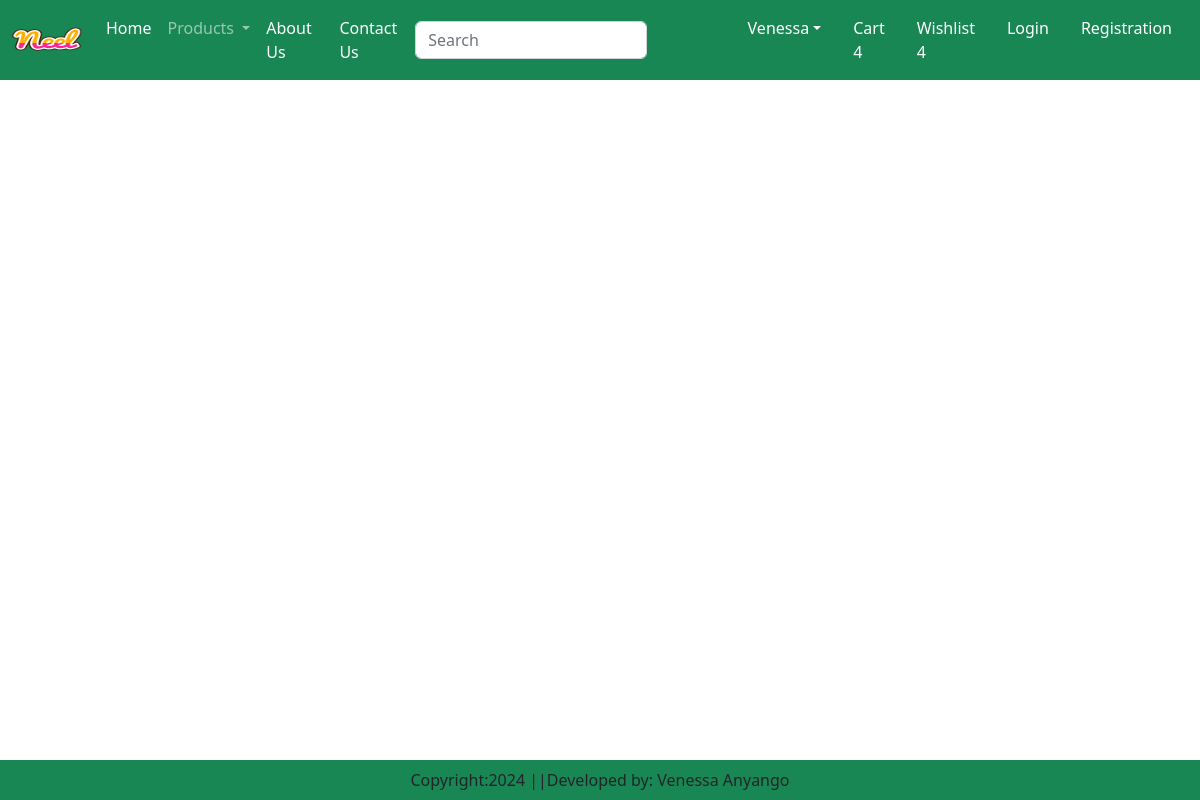
Before: /category/MS with the older database file.
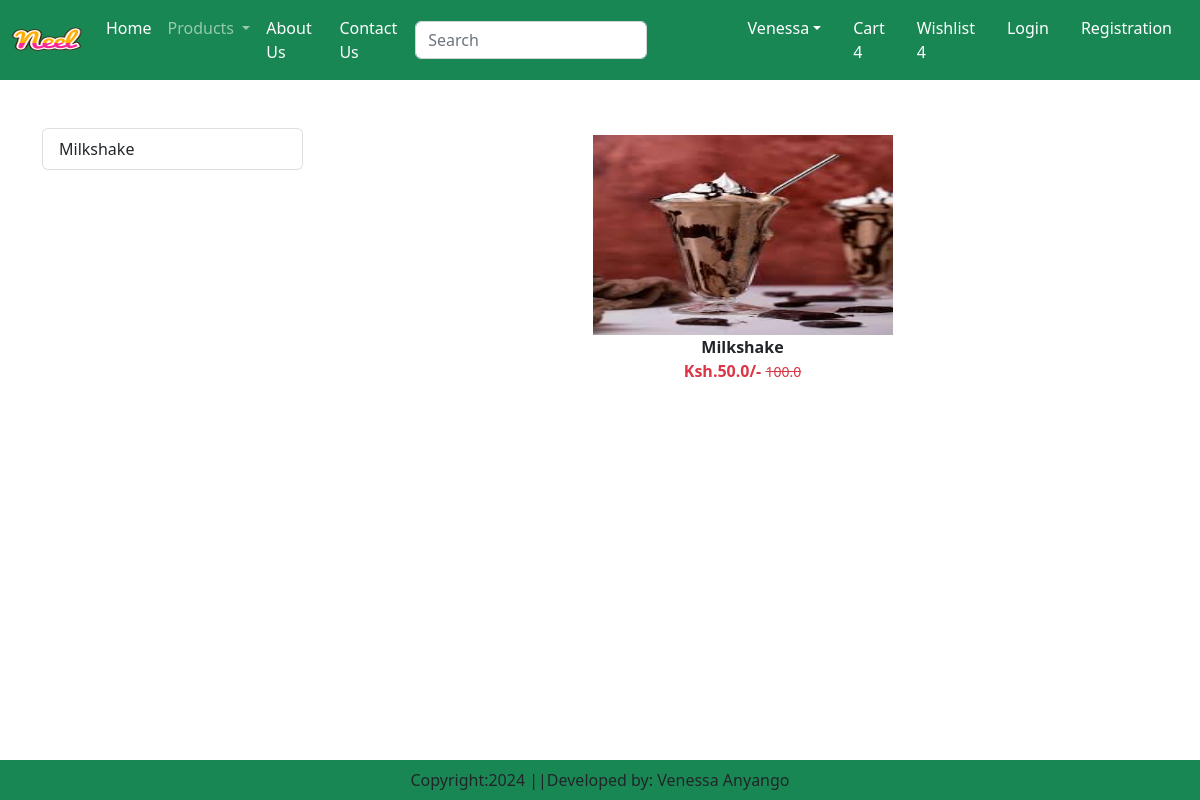
After: the same page with the newer database file.
### Store/models.py (models this page shows, shortened)
class Product(models.Model):
    title = models.CharField(max_length=100)
    selling_price = models.FloatField()
    discounted_price = models.FloatField()
    description = models.TextField()
    composition = models.TextField(default='')
    prodapp = models.TextField(default='')
    category = models.CharField(choices=CATEGORY_CHOICES, max_length=2)
    product_image = models.ImageField(upload_to='products')

### Store/views.py (the view)
# urls.py: path("category/<slug:val>", views.CategoryView.as_view(), name="category"),
class CategoryView(View):
    def get(self, request, val):
        product = Product.objects.filter(category=val)
        title = Product.objects.filter(category=val).values('title')
        return render(request, "app/category.html", locals())

### Store/templates/app/category.html (shortened to what this page needs)
{% extends 'app/base.html' %}
{% load static %}
{% block main-content %}
	<div class="container my-5">
        <div class="row">
            <div class="col-sm-3">
                <div class="list-group">
                    {% for val in title %}
                        <a href="{% url 'category-title' val.title %}" class="list-group-item
                        list-group-item-action" aria-current="true">{{ val.title }}</a>
                    {% endfor %}
                </div>
            </div>
            <div class="col-sm-9">
                <div class="row">
                    {% for prod in product %}
                    	<div class="col text-center mb-4">
                            <a href="{% url 'product-detail' prod.id %}" class="btn">
                                <div>
                                    <img src="{{ prod.product_image.url }}" width="300px" height="200px"  alt=""/>
                                    <div class="fw-bold">{{ prod.title }}</div>
                                    <div class="fw-bold text-danger">
                                        Ksh.{{ prod.discounted_price }}/-
                                        <small class="fw-light text-decoration-line-through">
                                            {{ prod.selling_price }}
                                        </small>
                                    </div>
                                </div>
                            </a>
                        </div>
                    {% endfor %}
                </div>
            </div>
        </div>
    </div>
{% endblock main-content %}

Changed rows visible on the page:
added Product: product_image (picture), title "Milkshake", discounted_price "50.0", selling_price "100.0"
Other visible differences:
new list line: "Milkshake"
